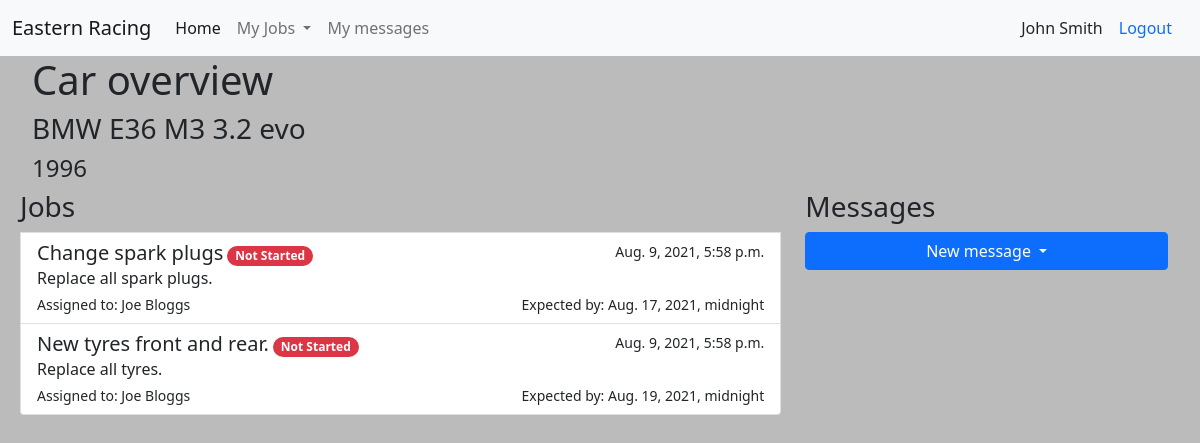
Before: /cars/3/ (signed in) with the older database file.
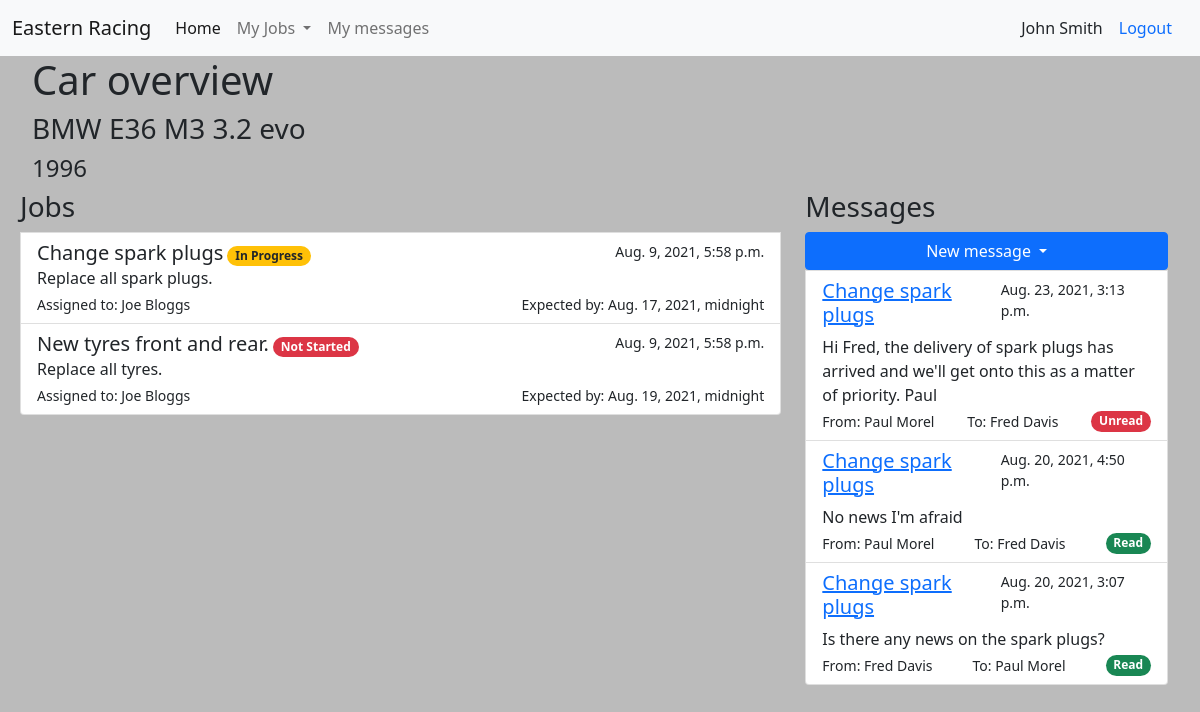
After: the same page with the newer database file.
### accounts/models.py (models this page shows)
class User(AbstractUser):
    pass
    def __str__(self):
        return f"{self.first_name} {self.last_name}"

class Employee(models.Model):
    user = models.OneToOneField(User, on_delete=models.CASCADE)
    hourly_rate = models.DecimalField(max_digits=10, decimal_places=2)
    def __str__(self):
        return f"{self.user.first_name} {self.user.last_name}"

### cars/models.py (models this page shows, shortened)
class Car(models.Model):
    model_name = models.CharField(max_length=200)
    year = models.IntegerField()
    reg = models.CharField(max_length=10)
    owner = models.ForeignKey(Customer, on_delete=models.PROTECT)
    notes = models.TextField()

class Job(models.Model):
    title = models.CharField(max_length=300)
    description = models.TextField()
    car = models.ForeignKey(Car, on_delete=models.PROTECT)
    employee = models.ForeignKey(Employee, on_delete=models.PROTECT, related_name='assigned_job')
    manager = models.ForeignKey(Manager, on_delete=models.PROTECT, related_name='supervised_job')
    in_progress = models.BooleanField(default=False)
    complete = models.BooleanField(default=False)
    paid = models.BooleanField(default=False)
    estimated_time = models.DurationField(default=timedelta())
    created = models.DateTimeField(auto_now_add=True)
    updated = models.DateTimeField(auto_now=True)
    expected_complete = models.DateTimeField(blank=True)
    def __str__(self):
        return self.title

class Message(models.Model):
    sender = models.ForeignKey(User, on_delete=models.PROTECT, related_name='message_sender')
    recipient = models.ForeignKey(User, on_delete=models.PROTECT, related_name='message_recipient')
    car = models.ForeignKey(Car, on_delete=models.PROTECT, null=True, blank=True)
    job = models.ForeignKey(Job, on_delete=models.PROTECT, null=True, blank=True)
    subject = models.CharField(max_length=200)
    body = models.TextField()
    unread = models.BooleanField(default=True)
    created = models.DateTimeField(auto_now_add=True)

### cars/views.py (the view)
# urls.py: path('<str:pk>/', views.car_overview, name='car-overview'),
@login_required
def car_overview(request, pk):
    if request.method == 'POST':
        if request.POST['form_type'] == 'job':
            job_form = JobForm(request.POST)
            job_form.save()
        return HttpResponseRedirect(reverse('cars:car-overview', args=(pk,)))
    unpaid = 0
    car = get_object_or_404(Car, id=pk)
    jobs = car.job_set.all()
    if request.user.groups.first():
        role = request.user.groups.first().name
    else:
        role = None
    job_form = None
    if role == 'Customer':
        message_form = MessageForm(initial={'car': car, 'sender': request.user, 'recipient': Manager.objects.get(id=1).user})
        if request.user != car.owner.user:
            return redirect('cars:home')
        cars = request.user.customer.car_set.all()
        for vehicle in cars:
            unpaid += vehicle.job_set.filter(complete=True, paid=False).count()
    elif role == 'Manager':
        job_form = JobForm(initial={'car': car, 'manager': request.user})
        message_form = MessageForm(initial={'car': car, 'sender': request.user, 'recipient': car.owner.user})
    elif role == 'Employee':
        message_form = MessageForm(initial={'car': car, 'sender': request.user, 'recipient': car.owner.user})
    messages = car.message_set.all().order_by('-created')
    context = {
        'car': car,
        'role': role,
        'job_form': job_form,
        'message_form': message_form,
        'jobs': jobs,
        'unpaid': unpaid,
        'messages': messages,
    }
    return render(request, 'cars/car_overview.html', context)

### cars/templates/cars/car_overview.html (shortened to what this page needs)
{% extends 'cars/base.html' %}
{% load crispy_forms_tags %}
{% block content %}
<h1>Car overview</h1>
<h3>{{ car.model_name }}</h3>
<h4>{{ car.year }}</h4>
<div class="row">
  <div class="list-group col-8">
    <h3>Jobs</h3>
    {% for job in car.job_set.all %}
    <a href="{% url 'cars:job-details' job.id %}" class="list-group-item list-group-item-action">
      <div class="d-flex w-100 justify-content-between">
        <div>
          <h5 class="mb-1 d-inline">{{ job.title }}</h5>
          {% if job.complete %}
          <span class="badge rounded-pill bg-success">Complete</span>
            {% if job.paid %}
              <span class="badge rounded-pill bg-success">Paid</span>
            {% else %}
              <span class="badge rounded-pill bg-danger">Unpaid</span>
            {% endif %}
          {% elif job.in_progress %}
          <span class="badge rounded-pill bg-warning text-dark">In Progress</span>
          {% else %}
          <span class="badge rounded-pill bg-danger">Not Started</span>
          {% endif %}
        </div>
        <small>{{ job.created }}</small>
      </div>
      <p class="mb-1">{{ job.description|truncatewords:6 }}</p>
      <div class="d-flex w-100 justify-content-between">
        <small>Assigned to: {{ job.employee }}</small>
        <small>Expected by: {{ job.expected_complete }}</small>
      </div>
    </a>
    {% endfor %}
  </div>
  <div class="col-4">
    <div class="list-group">
      <h3>Messages</h3>
      <div class="btn-group">
        <button type="button" class="btn btn-primary dropdown-toggle" data-bs-toggle="dropdown" aria-expanded="false">
          New message
        </button>
      </div>
      {% for message in messages %}
      <div class="list-group-item list-group-item-action">
        <div class="d-flex w-100 justify-content-between">
          <div>
            {% if message.job %}
            <h5><a href="{% url 'cars:job-details' message.job.id %}" class="mb-1 d-inline">{{ message.job }}</a></h5>
            {% else %}
            <h5 class="mb-1 d-inline">{{ message.subject }}</h5>
            {% endif %}
          </div>
          <small>{{ message.created }}</small>
        </div>
        <p class="mb-1">{{ message.body }}</p>
        <div class="d-flex w-100 justify-content-between">
          <small>From: {{ message.sender }}</small>
          <small>To: {{ message.recipient }}</small>
          {% if message.unread %}
            <span class="badge rounded-pill bg-danger">Unread</span>
          {% else %}
            <span class="badge rounded-pill bg-success">Read</span>
          {% endif %}
        </div>
      </div>
      {% endfor %}
    </div>
  </div>
</div>
{% endblock content %}

### cars/templates/cars/base.html (shortened to what this page needs)
{% load static %}
<!DOCTYPE html>
<html lang="en">
<head>
    <link href="https://cdn.jsdelivr.net/npm/bootstrap@5.0.2/dist/css/bootstrap.min.css" rel="stylesheet"
>
    <link rel="stylesheet" href="https://cdn.jsdelivr.net/npm/bootstrap-icons@1.5.0/font/bootstrap-icons.css">
    <link rel="stylesheet" type="text/css" href="{% static 'cars/style.css' %}">
</head>
<body>
    <nav class="navbar navbar-expand-lg navbar-light bg-light">
        <div class="container-fluid">
            <a href="{% url 'cars:home' %}" class="navbar-brand">Eastern Racing</a>
            <div class="collapse navbar-collapse" id="navbarSupportedContent">
                <ul class="navbar-nav me-auto mb-2 mb-lg-0">
                    <li class="nav-item">
                        <a class="nav-link active" aria-current="page" href="#">Home</a>
                    </li>
                    {% if role == 'Employee' %}
                    <li class="nav-item dropdown">
                        <a class="nav-link dropdown-toggle" href="#" id="navbarDropdown" role="button"
                            data-bs-toggle="dropdown" aria-expanded="false">
                            My Jobs
                        </a>
                    </li>
                    {% endif %}
                    <li class="nav-item">
                        <a href="{% url 'cars:message-list' %}" aria-current="page" class="nav-link">My messages</a>
                    </li>
                </ul>
                {% if request.user.is_authenticated %}
                    {{ request.user.first_name }} {{ request.user.last_name }}
                        <a class="nav-link" href="{% url 'accounts:logout' %}">Logout</a>
                {% endif %}
            </div>
        </div>
    </nav>
    <div id="content">
    {% block content %}
    {% endblock content %}
    </div>
</body>
</html>

### cars/static/cars/style.css (style rules this page uses)
body { background-color: #bbb; }
#content { margin: 0 2rem 2rem 2rem; }

Changed rows visible on the page:
changed Job "Change spark plugs": in_progress "Not Started" → "In Progress"
added Message: job "Change spark plugs", created "Aug. 23, 2021, 3:13 p.m.", body "Hi Fred, the delivery of spark plugs has arrived and we'll get onto this as a matter of priority. Paul", sender "Paul Morel", recipient "Fred Davis", unread "Unread"
added Message: job "Change spark plugs", created "Aug. 20, 2021, 4:50 p.m.", body "No news I'm afraid", sender "Paul Morel", recipient "Fred Davis", unread "Read"
added Message: job "Change spark plugs", created "Aug. 20, 2021, 3:07 p.m.", body "Is there any news on the spark plugs?", sender "Fred Davis", recipient "Paul Morel", unread "Read"
